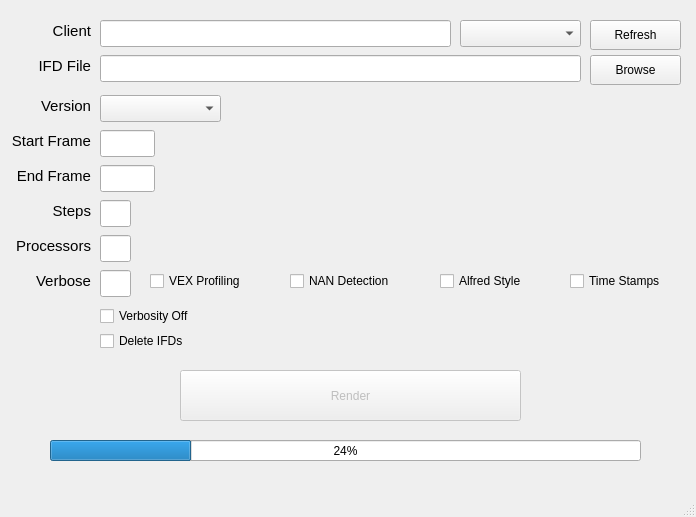
<?xml version="1.0" encoding="UTF-8"?>
<ui version="4.0">
 <class>renderTool</class>
 <widget class="QMainWindow" name="renderTool">
  <property name="geometry">
   <rect>
    <x>0</x>
    <y>0</y>
    <width>696</width>
    <height>517</height>
   </rect>
  </property>
  <property name="sizePolicy">
   <sizepolicy hsizetype="Fixed" vsizetype="Fixed">
    <horstretch>0</horstretch>
    <verstretch>0</verstretch>
   </sizepolicy>
  </property>
  <property name="minimumSize">
   <size>
    <width>696</width>
    <height>517</height>
   </size>
  </property>
  <property name="maximumSize">
   <size>
    <width>696</width>
    <height>517</height>
   </size>
  </property>
  <property name="windowTitle">
   <string>v3.0 IFD Sequence Render - Lost Boys Studios</string>
  </property>
  <property name="windowIcon">
   <iconset>
    <normaloff>../../publishIcon.jpg</normaloff>../../publishIcon.jpg</iconset>
  </property>
  <widget class="QWidget" name="centralwidget">
   <widget class="QPushButton" name="refresh_button">
    <property name="geometry">
     <rect>
      <x>590</x>
      <y>20</y>
      <width>91</width>
      <height>30</height>
     </rect>
    </property>
    <property name="text">
     <string>Refresh</string>
    </property>
   </widget>
   <widget class="QLabel" name="client_label">
    <property name="geometry">
     <rect>
      <x>10</x>
      <y>20</y>
      <width>81</width>
      <height>21</height>
     </rect>
    </property>
    <property name="font">
     <font>
      <pointsize>11</pointsize>
     </font>
    </property>
    <property name="text">
     <string>Client</string>
    </property>
    <property name="alignment">
     <set>Qt::AlignRight|Qt::AlignTrailing|Qt::AlignVCenter</set>
    </property>
   </widget>
   <widget class="QComboBox" name="client_list">
    <property name="geometry">
     <rect>
      <x>460</x>
      <y>20</y>
      <width>121</width>
      <height>27</height>
     </rect>
    </property>
   </widget>
   <widget class="QProgressBar" name="progress_bar">
    <property name="geometry">
     <rect>
      <x>50</x>
      <y>440</y>
      <width>591</width>
      <height>21</height>
     </rect>
    </property>
    <property name="value">
     <number>24</number>
    </property>
   </widget>
   <widget class="QLineEdit" name="client_entry">
    <property name="geometry">
     <rect>
      <x>100</x>
      <y>20</y>
      <width>351</width>
      <height>27</height>
     </rect>
    </property>
   </widget>
   <widget class="QLabel" name="file_path_label">
    <property name="geometry">
     <rect>
      <x>10</x>
      <y>55</y>
      <width>81</width>
      <height>21</height>
     </rect>
    </property>
    <property name="font">
     <font>
      <pointsize>11</pointsize>
     </font>
    </property>
    <property name="text">
     <string>IFD File</string>
    </property>
    <property name="alignment">
     <set>Qt::AlignRight|Qt::AlignTrailing|Qt::AlignVCenter</set>
    </property>
   </widget>
   <widget class="QLabel" name="version_label">
    <property name="geometry">
     <rect>
      <x>10</x>
      <y>95</y>
      <width>81</width>
      <height>21</height>
     </rect>
    </property>
    <property name="font">
     <font>
      <pointsize>11</pointsize>
     </font>
    </property>
    <property name="text">
     <string>Version</string>
    </property>
    <property name="alignment">
     <set>Qt::AlignRight|Qt::AlignTrailing|Qt::AlignVCenter</set>
    </property>
   </widget>
   <widget class="QLabel" name="start_frame_label">
    <property name="geometry">
     <rect>
      <x>10</x>
      <y>130</y>
      <width>81</width>
      <height>21</height>
     </rect>
    </property>
    <property name="font">
     <font>
      <pointsize>11</pointsize>
     </font>
    </property>
    <property name="text">
     <string>Start Frame</string>
    </property>
    <property name="alignment">
     <set>Qt::AlignRight|Qt::AlignTrailing|Qt::AlignVCenter</set>
    </property>
   </widget>
   <widget class="QLabel" name="end_frame_label">
    <property name="geometry">
     <rect>
      <x>10</x>
      <y>165</y>
      <width>81</width>
      <height>21</height>
     </rect>
    </property>
    <property name="font">
     <font>
      <pointsize>11</pointsize>
     </font>
    </property>
    <property name="text">
     <string>End Frame</string>
    </property>
    <property name="alignment">
     <set>Qt::AlignRight|Qt::AlignTrailing|Qt::AlignVCenter</set>
    </property>
   </widget>
   <widget class="QLabel" name="steps_label">
    <property name="geometry">
     <rect>
      <x>10</x>
      <y>200</y>
      <width>81</width>
      <height>21</height>
     </rect>
    </property>
    <property name="font">
     <font>
      <pointsize>11</pointsize>
     </font>
    </property>
    <property name="text">
     <string>Steps</string>
    </property>
    <property name="alignment">
     <set>Qt::AlignRight|Qt::AlignTrailing|Qt::AlignVCenter</set>
    </property>
   </widget>
   <widget class="QLabel" name="processors_label">
    <property name="geometry">
     <rect>
      <x>10</x>
      <y>235</y>
      <width>81</width>
      <height>21</height>
     </rect>
    </property>
    <property name="font">
     <font>
      <pointsize>11</pointsize>
     </font>
    </property>
    <property name="text">
     <string>Processors</string>
    </property>
    <property name="alignment">
     <set>Qt::AlignRight|Qt::AlignTrailing|Qt::AlignVCenter</set>
    </property>
   </widget>
   <widget class="QLabel" name="verbose_label">
    <property name="geometry">
     <rect>
      <x>10</x>
      <y>270</y>
      <width>81</width>
      <height>21</height>
     </rect>
    </property>
    <property name="font">
     <font>
      <pointsize>11</pointsize>
     </font>
    </property>
    <property name="text">
     <string>Verbose</string>
    </property>
    <property name="alignment">
     <set>Qt::AlignRight|Qt::AlignTrailing|Qt::AlignVCenter</set>
    </property>
   </widget>
   <widget class="QLineEdit" name="file_path_entry">
    <property name="geometry">
     <rect>
      <x>100</x>
      <y>55</y>
      <width>481</width>
      <height>27</height>
     </rect>
    </property>
   </widget>
   <widget class="QPushButton" name="browse_button">
    <property name="geometry">
     <rect>
      <x>590</x>
      <y>55</y>
      <width>91</width>
      <height>30</height>
     </rect>
    </property>
    <property name="text">
     <string>Browse</string>
    </property>
   </widget>
   <widget class="QComboBox" name="version_list">
    <property name="geometry">
     <rect>
      <x>100</x>
      <y>95</y>
      <width>121</width>
      <height>27</height>
     </rect>
    </property>
   </widget>
   <widget class="QLineEdit" name="start_frame_entry">
    <property name="geometry">
     <rect>
      <x>100</x>
      <y>130</y>
      <width>55</width>
      <height>27</height>
     </rect>
    </property>
   </widget>
   <widget class="QLineEdit" name="end_frame_entry">
    <property name="geometry">
     <rect>
      <x>100</x>
      <y>165</y>
      <width>55</width>
      <height>27</height>
     </rect>
    </property>
   </widget>
   <widget class="QLineEdit" name="steps_entry">
    <property name="geometry">
     <rect>
      <x>100</x>
      <y>200</y>
      <width>31</width>
      <height>27</height>
     </rect>
    </property>
   </widget>
   <widget class="QLineEdit" name="processors_entry">
    <property name="geometry">
     <rect>
      <x>100</x>
      <y>235</y>
      <width>31</width>
      <height>27</height>
     </rect>
    </property>
   </widget>
   <widget class="QLineEdit" name="verbose_entry">
    <property name="geometry">
     <rect>
      <x>100</x>
      <y>270</y>
      <width>31</width>
      <height>27</height>
     </rect>
    </property>
   </widget>
   <widget class="QCheckBox" name="verbose_vex_checkbox">
    <property name="geometry">
     <rect>
      <x>150</x>
      <y>270</y>
      <width>121</width>
      <height>22</height>
     </rect>
    </property>
    <property name="text">
     <string>VEX Profiling</string>
    </property>
    <property name="checked">
     <bool>false</bool>
    </property>
   </widget>
   <widget class="QCheckBox" name="verbose_nan_checkbox">
    <property name="geometry">
     <rect>
      <x>290</x>
      <y>270</y>
      <width>131</width>
      <height>22</height>
     </rect>
    </property>
    <property name="text">
     <string>NAN Detection</string>
    </property>
   </widget>
   <widget class="QCheckBox" name="verbose_alfred_checkbox">
    <property name="geometry">
     <rect>
      <x>440</x>
      <y>270</y>
      <width>121</width>
      <height>22</height>
     </rect>
    </property>
    <property name="text">
     <string>Alfred Style</string>
    </property>
    <property name="checked">
     <bool>false</bool>
    </property>
   </widget>
   <widget class="QCheckBox" name="verbose_time_checkbox">
    <property name="geometry">
     <rect>
      <x>570</x>
      <y>270</y>
      <width>121</width>
      <height>22</height>
     </rect>
    </property>
    <property name="text">
     <string>Time Stamps</string>
    </property>
   </widget>
   <widget class="QCheckBox" name="verbosity_off_checkbox">
    <property name="geometry">
     <rect>
      <x>100</x>
      <y>305</y>
      <width>121</width>
      <height>22</height>
     </rect>
    </property>
    <property name="text">
     <string>Verbosity Off</string>
    </property>
   </widget>
   <widget class="QCheckBox" name="delete_ifd_checkbox">
    <property name="geometry">
     <rect>
      <x>100</x>
      <y>330</y>
      <width>121</width>
      <height>22</height>
     </rect>
    </property>
    <property name="text">
     <string>Delete IFDs</string>
    </property>
   </widget>
   <widget class="QPushButton" name="render_button">
    <property name="enabled">
     <bool>false</bool>
    </property>
    <property name="geometry">
     <rect>
      <x>180</x>
      <y>370</y>
      <width>341</width>
      <height>51</height>
     </rect>
    </property>
    <property name="text">
     <string>Render</string>
    </property>
   </widget>
  </widget>
  <widget class="QMenuBar" name="menubar">
   <property name="geometry">
    <rect>
     <x>0</x>
     <y>0</y>
     <width>696</width>
     <height>25</height>
    </rect>
   </property>
  </widget>
  <widget class="QStatusBar" name="statusbar"/>
 </widget>
 <resources/>
 <connections/>
</ui>
